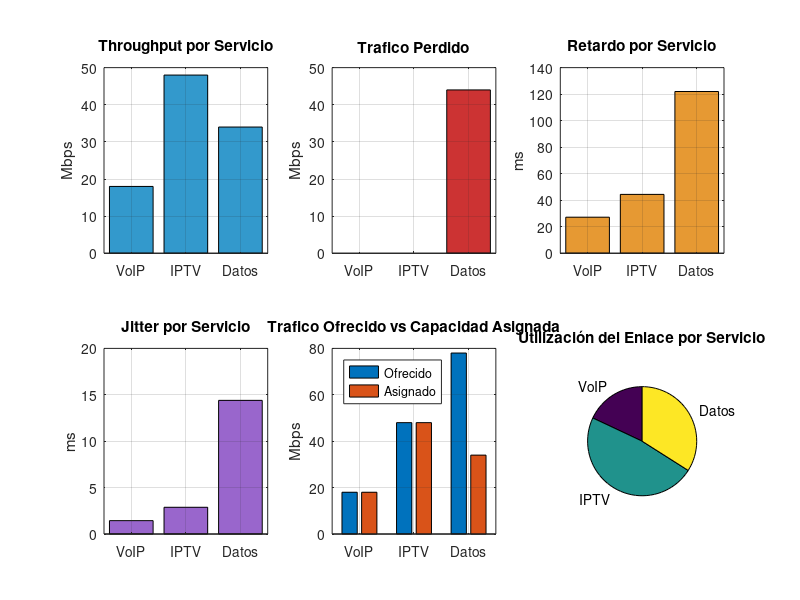

Source code (MATLAB): (Note: this script raises an error after producing the figure.)
%% ESCENARIO 2: Triple Play con QoS y Q-in-Q
% Simulación de tráfico VoIP, IPTV y Datos con priorización

clear; clc; close all;

% Parámetros de simulación
tiempo_simulacion = 10; % segundos
capacidad_enlace = 100; % Mbps
carga_red = 1.2; % Factor de congestión (>1 = congestionada)

% Trafico ofrecido por cada servicio (Mbps)
trafico_VoIP = 15;  % Voz
trafico_IPTV = 40;  % Video
trafico_Datos = 65; % Datos
trafico_total = trafico_VoIP + trafico_IPTV + trafico_Datos;

% Aplicar congestión
trafico_total_congestionado = trafico_total * carga_red;

% Capacidad asignada con QoS (Voz > Video > Datos)
capacidad_VoIP = min(trafico_VoIP * carga_red, capacidad_enlace * 0.3); % Máximo 30% para voz
capacidad_restante = capacidad_enlace - capacidad_VoIP;

capacidad_IPTV = min(trafico_IPTV * carga_red, capacidad_restante * 0.6); % 60% del resto para video
capacidad_Datos = capacidad_enlace - capacidad_VoIP - capacidad_IPTV; % El resto para datos

% Calcular trafico perdido
perdido_VoIP = max(0, trafico_VoIP * carga_red - capacidad_VoIP);
perdido_IPTV = max(0, trafico_IPTV * carga_red - capacidad_IPTV);
perdido_Datos = max(0, trafico_Datos * carga_red - capacidad_Datos);

% Throughput efectivo
throughput_VoIP = (trafico_VoIP * carga_red) - perdido_VoIP;
throughput_IPTV = (trafico_IPTV * carga_red) - perdido_IPTV;
throughput_Datos = (trafico_Datos * carga_red) - perdido_Datos;

% Retardo y jitter (simulación simplificada)
retardo_VoIP = 0.02 + 0.005 * (trafico_total_congestionado / capacidad_enlace); % segundos
retardo_IPTV = 0.03 + 0.01 * (trafico_total_congestionado / capacidad_enlace);
retardo_Datos = 0.05 + 0.05 * (trafico_total_congestionado / capacidad_enlace);

jitter_VoIP = 0.001 * (trafico_total_congestionado / capacidad_enlace);
jitter_IPTV = 0.002 * (trafico_total_congestionado / capacidad_enlace);
jitter_Datos = 0.01 * (trafico_total_congestionado / capacidad_enlace);

% Mostrar resultados
fprintf('=== ESCENARIO 2: Triple Play con QoS y Q-in-Q ===\n');
fprintf('Capacidad total del enlace: %.1f Mbps\n', capacidad_enlace);
fprintf('Trafico total ofrecido: %.1f Mbps\n', trafico_total_congestionado);
fprintf('Factor de congestión: %.1f\n\n', carga_red);

fprintf('--- Throughput (Mbps) ---\n');
fprintf('VoIP:  %.1f\n', throughput_VoIP);
fprintf('IPTV:  %.1f\n', throughput_IPTV);
fprintf('Datos: %.1f\n\n', throughput_Datos);

fprintf('--- Trafico perdido (Mbps) ---\n');
fprintf('VoIP:  %.1f\n', perdido_VoIP);
fprintf('IPTV:  %.1f\n', perdido_IPTV);
fprintf('Datos: %.1f\n\n', perdido_Datos);

fprintf('--- Retardo (ms) ---\n');
fprintf('VoIP:  %.1f\n', retardo_VoIP * 1000);
fprintf('IPTV:  %.1f\n', retardo_IPTV * 1000);
fprintf('Datos: %.1f\n\n', retardo_Datos * 1000);

fprintf('--- Jitter (ms) ---\n');
fprintf('VoIP:  %.2f\n', jitter_VoIP * 1000);
fprintf('IPTV:  %.2f\n', jitter_IPTV * 1000);
fprintf('Datos: %.2f\n\n', jitter_Datos * 1000);

% Gráficas
servicios = {'VoIP', 'IPTV', 'Datos'};

figure('Position', [100, 100, 1200, 800]);

% Gráfica 1: Throughput comparativo
subplot(2, 3, 1);
throughput = [throughput_VoIP, throughput_IPTV, throughput_Datos];
bar(throughput, 'FaceColor', [0.2, 0.6, 0.8]);
title('Throughput por Servicio');
ylabel('Mbps');
set(gca, 'XTickLabel', servicios);
grid on;

% Gráfica 2: Trafico perdido
subplot(2, 3, 2);
perdido = [perdido_VoIP, perdido_IPTV, perdido_Datos];
bar(perdido, 'FaceColor', [0.8, 0.2, 0.2]);
title('Trafico Perdido');
ylabel('Mbps');
set(gca, 'XTickLabel', servicios);
grid on;

% Gráfica 3: Retardo
subplot(2, 3, 3);
retardos = [retardo_VoIP, retardo_IPTV, retardo_Datos] * 1000;
bar(retardos, 'FaceColor', [0.9, 0.6, 0.2]);
title('Retardo por Servicio');
ylabel('ms');
set(gca, 'XTickLabel', servicios);
grid on;

% Gráfica 4: Jitter
subplot(2, 3, 4);
jitters = [jitter_VoIP, jitter_IPTV, jitter_Datos] * 1000;
bar(jitters, 'FaceColor', [0.6, 0.4, 0.8]);
title('Jitter por Servicio');
ylabel('ms');
set(gca, 'XTickLabel', servicios);
grid on;

% Gráfica 5: Capacidad asignada vs Utilizada
subplot(2, 3, 5);
capacidad_asignada = [capacidad_VoIP, capacidad_IPTV, capacidad_Datos];
trafico_ofrecido = [trafico_VoIP*carga_red, trafico_IPTV*carga_red, trafico_Datos*carga_red];
bar([trafico_ofrecido; capacidad_asignada]', 'grouped');
title('Trafico Ofrecido vs Capacidad Asignada');
ylabel('Mbps');
legend('Ofrecido', 'Asignado', 'Location', 'northwest');
set(gca, 'XTickLabel', servicios);
grid on;

% Gráfica 6: Utilización del enlace
subplot(2, 3, 6);
utilizacion = [throughput_VoIP, throughput_IPTV, throughput_Datos] / capacidad_enlace * 100;
pie(utilizacion, servicios);
title('Utilización del Enlace por Servicio');

sgtitle('Escenario 2: Triple Play con QoS y Q-in-Q - Análisis de Rendimiento');
